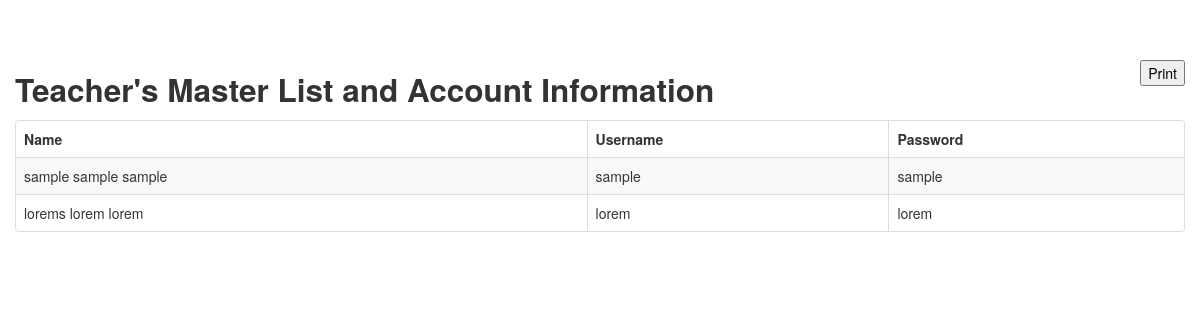
Page /admin/teacher/report.php on the committed database.
### tables this page shows
CREATE TABLE `tbl_teacher` (
  `teacher_Id` int(11) NOT NULL AUTO_INCREMENT,
  `fname` varchar(255) DEFAULT NULL,
  `mname` varchar(255) DEFAULT NULL,
  `lname` varchar(255) DEFAULT NULL,
  `uname` varchar(255) DEFAULT NULL,
  `pwd` varchar(255) DEFAULT NULL,
  PRIMARY KEY (`teacher_Id`)
);

### admin/teacher/report.php (the view, shortened to what this page needs)
<!DOCTYPE html>
<html>
<head>
	    <link href="../../bootstrap/css/bootstrap.min.css" rel="stylesheet" media="screen">
        <link href="../../bootstrap/css/bootstrap-responsive.min.css" rel="stylesheet" media="screen">
</head>
<body>
<div class="container" style="margin:5% auto;">
	 <button class='pull-right'onclick=window.print() id='print-button'>Print</button>
	 <h2>Teacher's Master List and Account Information</h2>
	  <table class="table table-striped table-bordered" id="example2">
                                        <thead>
                                        <tr>
                                            <th>Name</th>
                                            <th>Username</th>
                                            <th>Password</th>
                                        </tr>
                                    </thead>
                                    <tbody>
                                        <?php
                                        $sql = "SELECT * FROM `tbl_teacher` ";
                                        $run = mysql_query($sql);
                                        while($row=mysql_fetch_array($run)){
                                            echo '<tr class="odd gradeX" id="rec">';?>
                                           <?php
                                            echo "<td>".$row['fname']." ".$row['mname']." ".$row['lname']."</td>";
                                            echo "<td>".$row['uname']."</td>";
                                            echo "<td>".$row['pwd']."</td>";
                                            echo "</tr>";
                                        }
                                        ?>
                                    </tbody>
                                    </table>
</div>
</body>
</html>

### rows in the picture
tbl_teacher: fname "sample", mname "sample", lname "sample", uname "sample", pwd "sample"
tbl_teacher: fname "lorems", mname "lorem", lname "lorem", uname "lorem", pwd "lorem"
